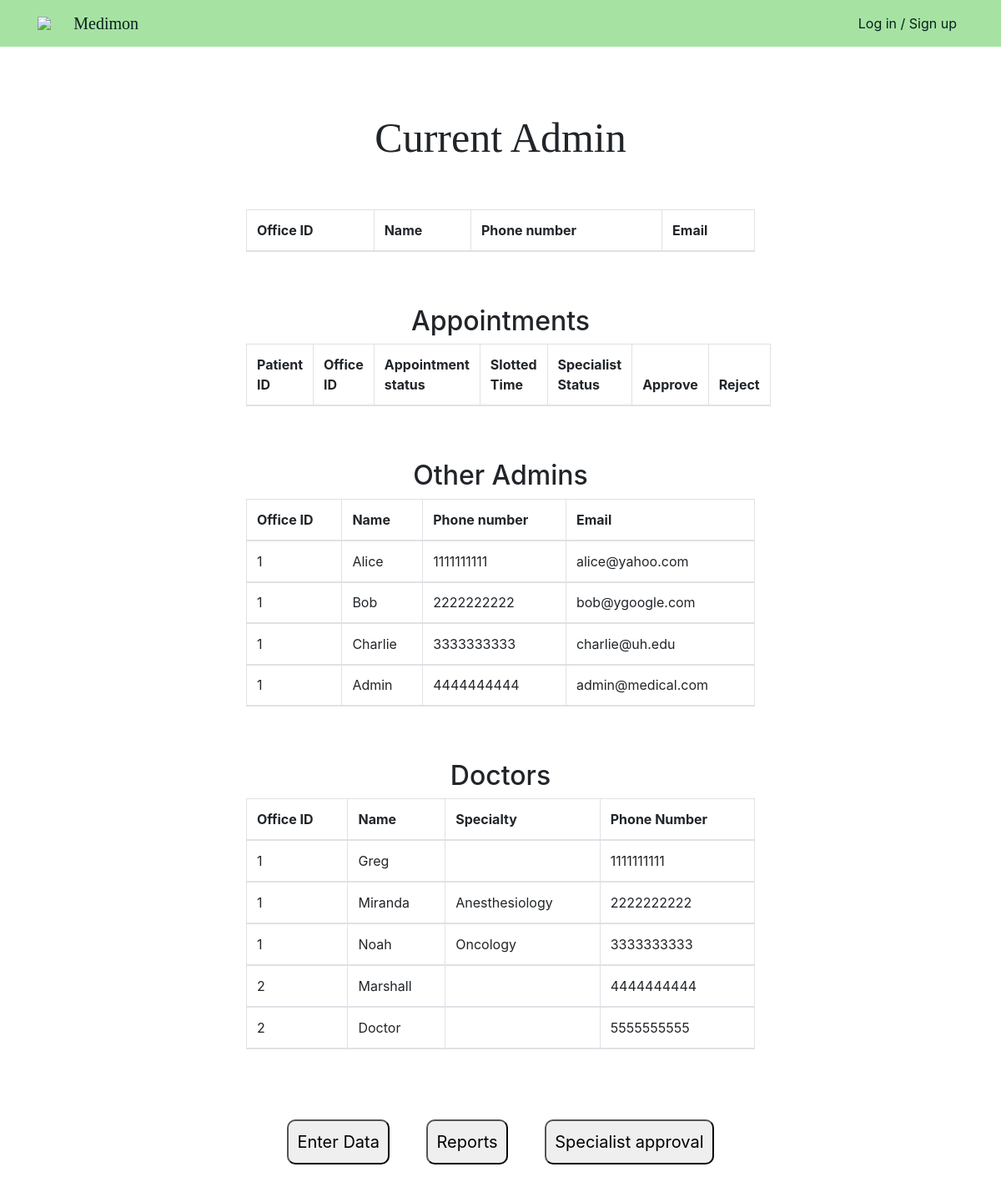
The page /adminPages/adminPage.php on the database its author committed.
### tables this page shows
CREATE TABLE DOCTOR (
	Doctor_id      INT AUTO_INCREMENT,
    Office_id      INT,
    Speciality     VARCHAR(30),
    Name           VARCHAR(20),
    Password       VARCHAR(255) NOT NULL,
    Phone_number   CHAR(10) UNIQUE,
    PRIMARY KEY (Doctor_id),
    FOREIGN KEY (Office_id) REFERENCES OFFICE(Office_id)
);

### adminPages/adminPage.php (the view, shortened to what this page needs)
<?php
require_once "../php/config.php";
$sql = "SELECT * FROM ADMIN";
$result = mysqli_query($db, $sql);
$OtADtableResult = "";
if ($result->num_rows > 0) {
  while($row = $result-> fetch_assoc()) {
    $OtADtableResult .= "<tr>". "<td>" . $row["Office_id"] . "</td><td>" . $row["Name"] . "</td><td>" .
                          $row["Phone_number"] . "</td><td>" . $row["Email"] . "</td>" . "<tr>";
  }
}
$sql = "SELECT * FROM DOCTOR";
$result = mysqli_query($db, $sql);
$DtableResult = "";
if ($result->num_rows > 0) {
  while($row = $result-> fetch_assoc()) {
    $DtableResult .= "</tr>" . "<td>" . $row["Office_id"] . "</td><td>" . $row["Name"] . "</td><td>" . $row["Speciality"] .  "</td><td>" . $row["Phone_number"] . "</td>" . "</tr>";
  }
}
?>
<!doctype html>
<html lang="en">
<head>
  <link rel="stylesheet" href="../css/style.css">
  <link rel="stylesheet" href="https://stackpath.bootstrapcdn.com/bootstrap/4.3.1/css/bootstrap.min.css"
>
</head>
<?php include_once("../php/header.php"); ?>
<body>
  <div class="main-container">
    <div class="main-wrap">
      <div class="text-center" id="Admin-header">Current Admin</div>
      <div class="container-fluid">
        <div class="row justify-content-center my-5">
          <div class="col-10">
            <table class="table table-bordered">
              <thead class="thead">
                <tr>
                  <th scope="col">Office ID</th>
                  <th scope="col">Name</th>
                  <th scope="col">Phone number</th>
                  <th scope="col">Email</th>
                </tr>
              </thead>
            </table>
            <br> <br>
            <h2>Appointments</h2>
            <table class="table table-bordered">
              <thead class="thead">
                <tr>
                  <th>Patient ID</th>
                  <th>Office ID</th>
                  <th>Appointment status</th>
                  <th>Slotted Time</th>
                  <th>Specialist Status</th>
                  <th>Approve</th>
                  <th>Reject</th>
                </tr>
              </thead>
            </table>
            <br> <br>
            <h2>Other Admins</h2>
            <table class="table table-bordered">
              <thead class="thead">
                <tr>
                  <th scope="col">Office ID</th>
                  <th scope="col">Name</th>
                  <th scope="col">Phone number</th>
                  <th scope="col">Email</th>
                </tr>
                <?php echo $OtADtableResult;?>
              </thead>
            </table>
            <br> <br>
            <h2>Doctors</h2>
            <table class="table table-bordered">
              <thead class="thead">
                <tr>
                  <th>Office ID</th>
                  <th>Name</th>
                  <th>Specialty</th>
                  <th>Phone Number</th>
                </tr>
                <?php echo $DtableResult;?>
              </thead>
            </table>
            <br> <br>
         <div id = "container">
        <a href="doctorDataEntry.php">
          <button id = "Redi1">Enter Data</button>
        </a>
        <a href="reportsForm.php">
          <button id = "Redi2">Reports</button>
        </a>
         <a href="SpecialistApproval.php">
          <button id = "Redi2">Specialist approval</button>
        </a>
     </div>
          </div>
        </div>
      </div>
    </div>
  </div>
</body>
</html>

### php/header.php (shortened to what this page needs)
<nav class="navbar navbar-expand-lg nav-back fixed-top" id="mainNav">
  <div class="container">
    <img src="./img/main_icon.png" class="mainicon" href="/localhost/cosc3380/index.php">
    <a class="navbar-brand" href="//localhost/cosc3380/index.php">Medimon</a>
    <div class="collapse navbar-collapse" id="navbarResponsive">
      <ul class="navbar-nav ml-auto">
        <?php
          if (!isset($_SESSION['loggedin'])) {
            echo '<li class="nav-item"><a class="nav-link" href="//localhost/cosc3380/auth/login.php" id="login">Log in / Sign up</a></li>';
          } else {
            echo '<li class="nav-item"><a class="nav-link" href="//localhost/cosc3380/auth/logout.php" id="logout">Log out</a></li>';
          }
        ?>
      </ul>
    </div>
  </div>
</nav>

### css/style.css (style rules this page uses)
.nav-back { background: #a6e3a2; color: #fff; }
.navbar-brand { color: rgb(9, 31, 31); font-family:Cambria, Cochin, Georgia, Times, 'Times New Roman', serif; font: bold; }
.nav-link { color: rgb(9, 31, 31); }
html { height: 100%; }
body { margin: 0; height: 100%; background: #abadaf; font-family: Dotum,'돋움',Helvetica,sans-serif; }
.main-container { width:100%; display:flex; flex-direction:column; align-items:center; margin-top: 21px; margin-top: 21px; height: 150%; }
.main-container .main-wrap { width:768px; margin-top: 30px; }
.main-container { background-color: #ffffff; height: 700px; }
.mainicon { width: 3%; margin-right: 10px; }
#Admin-header { margin-top: 10%; margin-bottom: 20px; font-family:Cambria, Cochin, Georgia, Times, 'Times New Roman', serif; font: bold; font-size: 50px; }
* { padding: 0px; margin: 0px; box-sizing: border-box; }
table { width: 600px; }

### adminPages/adminPage.php (style rules this page uses)
button { font-size: 20px; padding:10px; border-radius:10px; margin:20px; }
#container { text-align: center; }
h2 { text-align: center; }

### rows shown on the page
doctor: Office "1", Name "Greg", Phone_number "1111111111"
doctor: Office "1", Name "Miranda", Speciality "Anesthesiology", Phone_number "2222222222"
doctor: Office "1", Name "Noah", Speciality "Oncology", Phone_number "3333333333"
doctor: Office "2", Name "Marshall", Phone_number "4444444444"
doctor: Office "2", Name "Doctor", Phone_number "5555555555"

### other values the page prints
$row["Office_id"] "1"
$row["Name"] "Alice"
$row["Phone_number"] "1111111111"
$row["Email"] "alice@yahoo.com"
$row["Name"] "Bob"
$row["Phone_number"] "2222222222"
$row["Email"] "bob@ygoogle.com"
$row["Name"] "Charlie"
$row["Phone_number"] "3333333333"
$row["Email"] "charlie@uh.edu"
$row["Name"] "Admin"
$row["Phone_number"] "4444444444"
$row["Email"] "admin@medical.com"
